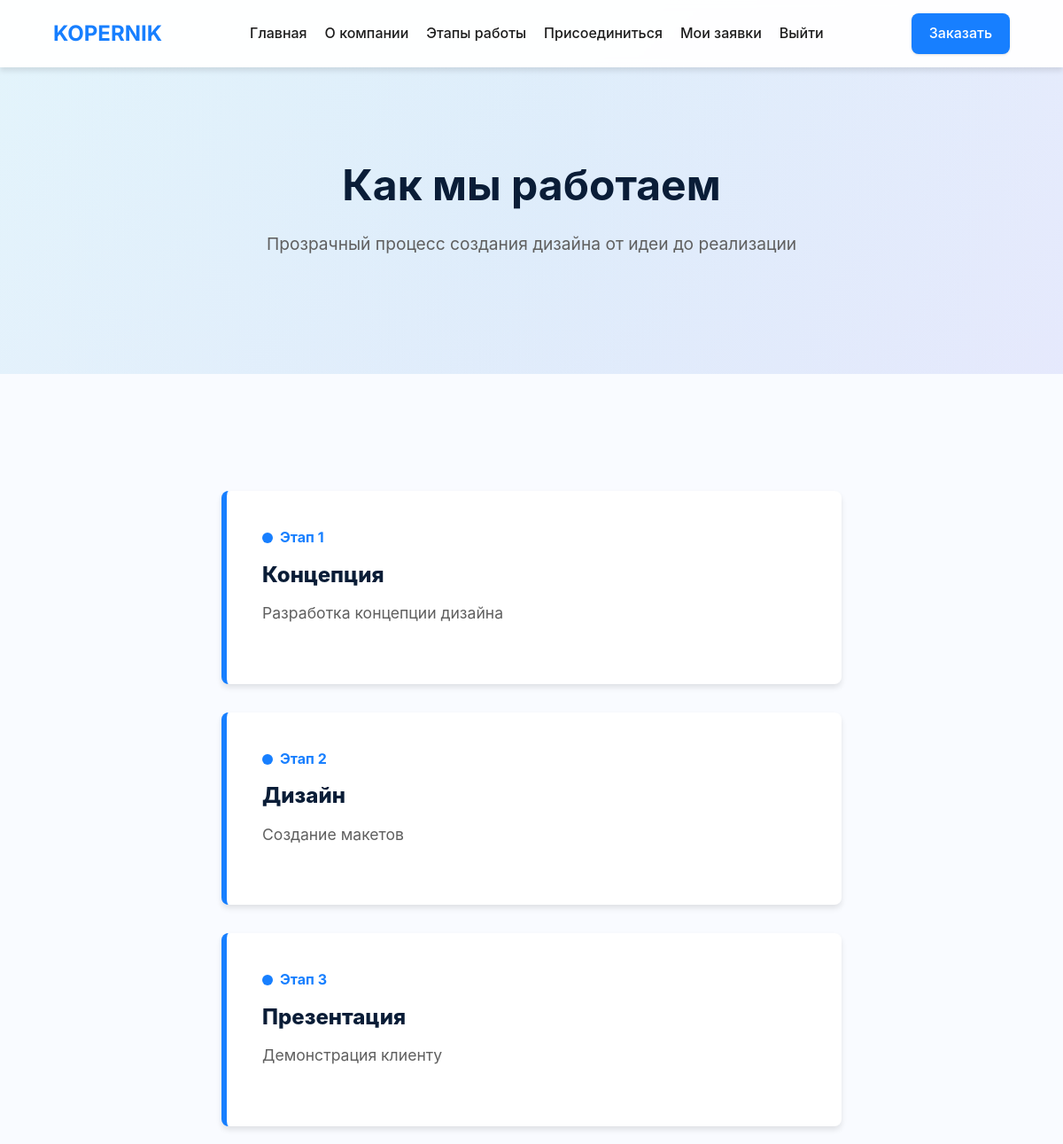
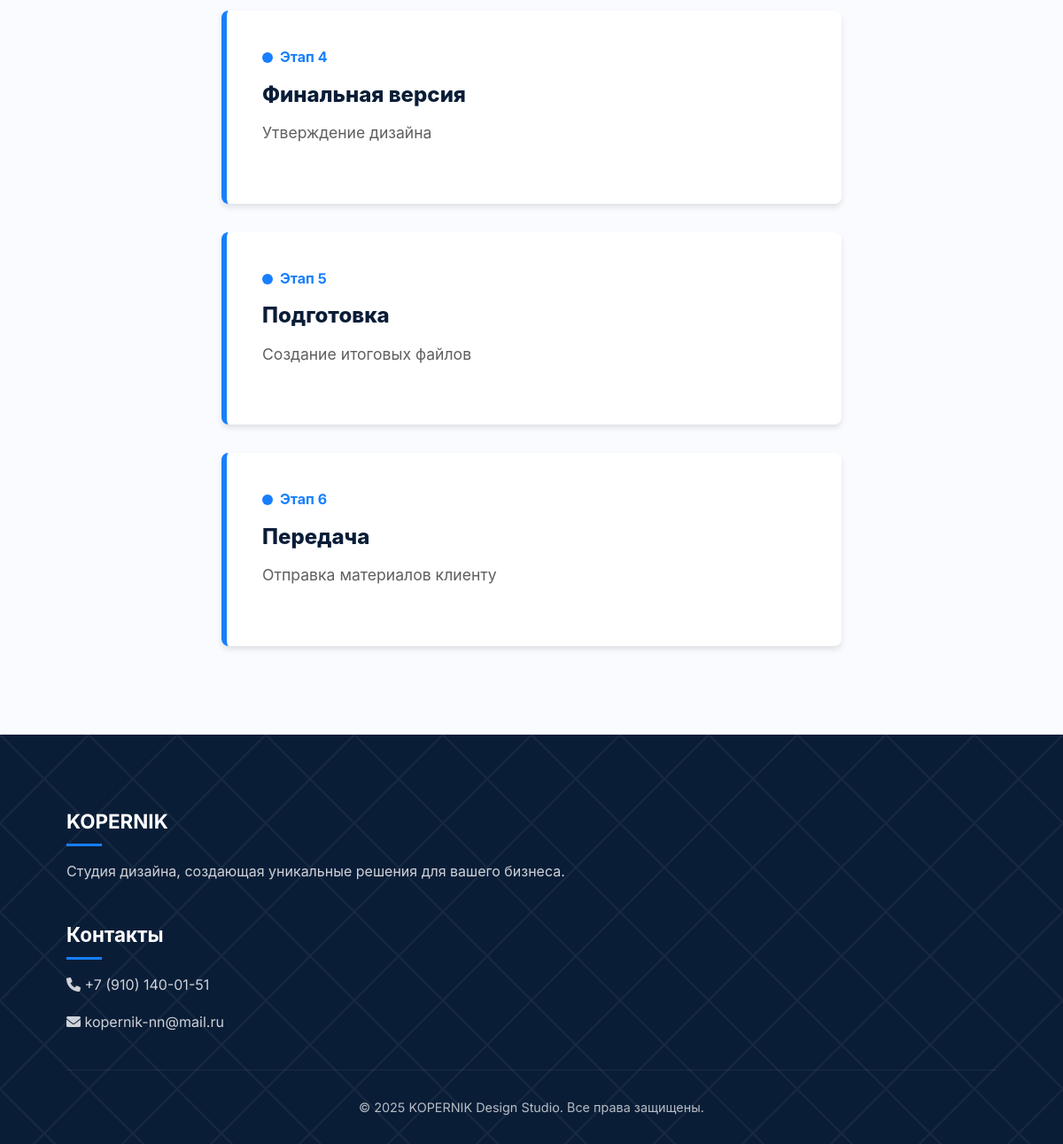
/workflow/ (signed in), run on the app's committed database (2 pictures, top to bottom).
### design_studio/models.py (models this page shows, shortened)
class WorkStage(models.Model):
    title = models.CharField(max_length=200, verbose_name="Название этапа")
    description = models.TextField(verbose_name="Описание")
    order = models.PositiveIntegerField(default=0, verbose_name="Порядок")
    class Meta:
        ordering = ['order']
        verbose_name = 'Этап работы'
        verbose_name_plural = 'Этапы работы'

### design_studio/views.py (the view)
# urls.py: path('workflow/', views.workflow, name='workflow'),
@login_required
def workflow(request):
    stages = WorkStage.objects.all()
    return render(request, 'design_studio/workflow.html', {
        'stages': stages,
        'layout': 'cards'  # флаг для нового макета
    })

### templates/design_studio/workflow.html (shortened to what this page needs)
{% extends 'design_studio/base.html' %}
{% block content %}
<section class="workflow-hero">
<div class="container">
<h1>Как мы работаем</h1>
<p>Прозрачный процесс создания дизайна от идеи до реализации</p>
    </div>
</section>
<section class="stages">
<div class="container">
        <div class="stages-grid">
            {% for stage in stages %}
            <div class="stage-card" id="stage-{{ stage.id }}">
<div class="stage-number">Этап {{ forloop.counter }}</div>
<h3>{{ stage.title }}</h3>
<p>{{ stage.description }}</p>
            </div>
            {% endfor %}
        </div>
</div>
</section>
{% endblock %}

### design_studio/static/css/style.css (style rules this page uses)
:root { --primary-color: #177fff; --secondary-color: #3c93ff; --background-color: #f9fbff; --text-color: #1c1c1c; --light-text: #5f5f5f; --white: #ffffff; --dark-bg: #0a1d37; --shadow-sm: 0 1px 3px rgba(0, 0, 0, 0.12); --shadow-md: 0 4px 6px rgba(0, 0, 0, 0.1); --shadow-lg: 0 10px 25px rgba(0, 0, 0, 0.1); --transition: all 0.3s cubic-bezier(0.25, 0.8, 0.25, 1); --border-radius: 8px; }
* { margin: 0; padding: 0; box-sizing: border-box; }
body { font-family: 'Inter', -apple-system, BlinkMacSystemFont, sans-serif; background-color: var(--background-color); color: var(--text-color); line-height: 1.6; -webkit-font-smoothing: antialiased; -moz-osx-font-smoothing: grayscale; }
.container { width: 90%; max-width: 1200px; margin: 0 auto; padding: 0 15px; }
.hero, .about-hero, .workflow-hero, .join-hero, .order-hero { padding: 180px 0 100px; text-align: center; background: linear-gradient(135deg, rgba(58, 192, 222, 0.1) 0%, rgba(81, 80, 232, 0.1) 100%); position: relative; overflow: hidden; }
.hero::before, .about-hero::before, .workflow-hero::before, .join-hero::before, .order-hero::before { content: ''; position: absolute; top: -50%; left: -50%; width: 200%; height: 200%; background: radial-gradient(circle, rgba(58, 192, 222, 0.05) 0%, transparent 70%); z-index: -1; }
.hero h1, .about-hero h1, .workflow-hero h1, .join-hero h1, .order-hero h1 { font-size: 3rem; margin-bottom: 20px; color: var(--dark-bg); line-height: 1.2; font-weight: 700; }
.hero p, .about-hero p, .workflow-hero p, .join-hero p, .order-hero p { font-size: 1.2rem; color: var(--light-text); max-width: 700px; margin: 0 auto 30px; line-height: 1.8; }
.stages { padding: 100px 0; }

### templates/design_studio/workflow.html (style rules this page uses)
.stages-grid { display: flex; flex-direction: column; gap: 2rem; margin-top: 2rem; }
.stage-card { background: white; padding: 2.5rem; border-radius: var(--border-radius); box-shadow: var(--shadow-md); transition: var(--transition); border-left: 6px solid var(--primary-color); position: relative; }
.stage-number { font-size: 1rem; font-weight: 700; color: var(--primary-color); margin-bottom: 10px; display: flex; align-items: center; gap: 0.5rem; }
.stage-number::before { content: ''; display: inline-block; width: 12px; height: 12px; background-color: var(--primary-color); border-radius: 50%; }
.stage-card h3 { font-size: 1.5rem; font-weight: 800; margin-bottom: 0.5rem; color: var(--dark-bg); }
.stage-card p { font-size: 1.1rem; color: var(--light-text); line-height: 1.8; margin-bottom: 1.5rem; }
.stage-card { width: 700px; margin-left: auto; margin-right: auto; }

### data on the page
WorkStage: title "Концепция", description "Разработка концепции дизайна"
WorkStage: title "Дизайн", description "Создание макетов"
WorkStage: title "Презентация", description "Демонстрация клиенту"
WorkStage: title "Финальная версия", description "Утверждение дизайна"
WorkStage: title "Подготовка", description "Создание итоговых файлов"
WorkStage: title "Передача", description "Отправка материалов клиенту"
